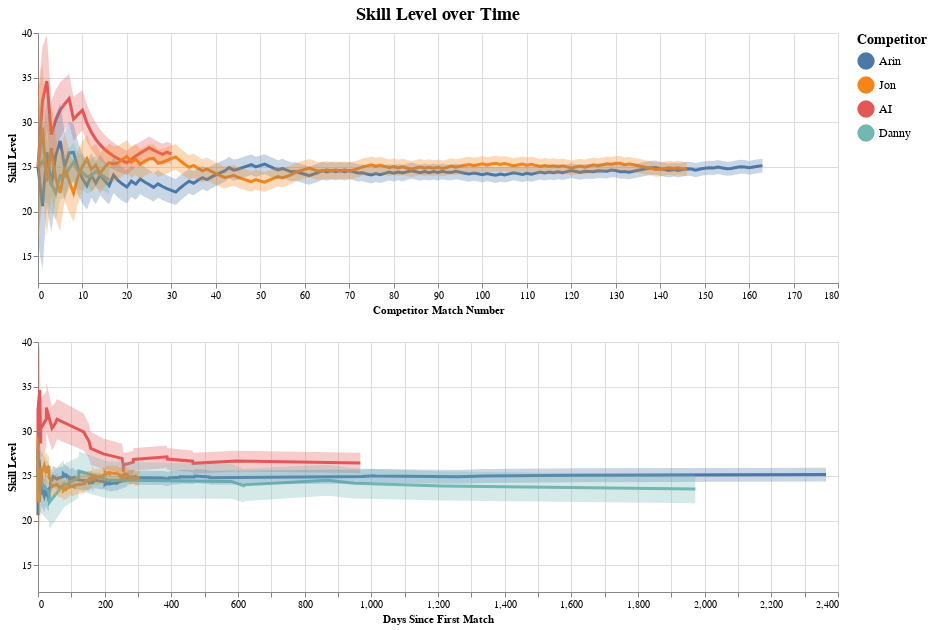

Notebook code for this chart:
### Code cell
make_trueskill_plot(
    x_axis_column='competitor_match_number',
    x_axis_label='Competitor Match Number',
    x_axis_column_2='days_since_first_match', 
    x_axis_label_2='Days Since First Match'
)

### Figure 1 — Vega-Lite specification as saved in the notebook (floating-point values rounded to 4 significant figures; data arrays with more than 128 entries replaced by an {"elided": "..."} marker saying what was removed)
{"config": {"view": {"continuousWidth": 400, "continuousHeight": 300}, "title": {"fontSize": 18}}, "vconcat": [{"layer": [{"mark": {"type": "line", "strokeWidth": 3}, "encoding": {"color": {"type": "nominal", "field": "competitor", "legend": {"labelFontSize": 12, "symbolSize": 250, "titleFontSize": 14}, "sort": ["Arin", "Jon", "AI", "Danny"], "title": "Competitor"}, "opacity": {"condition": {"value": 1, "selection": "selector002"}, "value": 0.1}, "y": {"type": "quantitative", "field": "mu", "scale": {"zero": false}, "title": "Skill Level"}}, "selection": {"selector002": {"type": "multi", "fields": ["competitor"], "bind": "legend"}, "final_match_number": {"type": "single", "fields": ["overall_match_number"], "bind": {"input": "range", "max": 163.0, "min": 1, "name": "Final Match Number: ", "step": 1}, "init": {"overall_match_number": 163.0}}}}, {"mark": "area", "encoding": {"color": {"type": "nominal", "field": "competitor", "legend": {"labelFontSize": 12, "symbolSize": 250, "titleFontSize": 14}, "sort": ["Arin", "Jon", "AI", "Danny"], "title": "Competitor"}, "fillOpacity": {"condition": {"value": 0.3, "selection": "selector002"}, "value": 0.05}, "y": {"type": "quantitative", "field": "y"}, "y2": {"field": "y2"}}, "height": 250, "transform": [{"calculate": "datum.mu+datum.sigma", "as": "y"}, {"calculate": "datum.mu-datum.sigma", "as": "y2"}], "width": 800}], "encoding": {"x": {"type": "quantitative", "field": "competitor_match_number", "title": "Competitor Match Number"}}, "title": "Skill Level over Time"}, {"layer": [{"mark": {"type": "line", "strokeWidth": 3}, "encoding": {"color": {"type": "nominal", "field": "competitor", "legend": {"labelFontSize": 12, "symbolSize": 250, "titleFontSize": 14}, "sort": ["Arin", "Jon", "AI", "Danny"], "title": "Competitor"}, "opacity": {"condition": {"value": 1, "selection": "selector002"}, "value": 0.1}, "y": {"type": "quantitative", "field": "mu", "scale": {"zero": false}, "title": "Skill Level"}}, "selection": {"selector002": {"type": "multi", "fields": ["competitor"], "bind": "legend"}, "final_match_number": {"type": "single", "fields": ["overall_match_number"], "bind": {"input": "range", "max": 163.0, "min": 1, "name": "Final Match Number: ", "step": 1}, "init": {"overall_match_number": 163.0}}}}, {"mark": "area", "encoding": {"color": {"type": "nominal", "field": "competitor", "legend": {"labelFontSize": 12, "symbolSize": 250, "titleFontSize": 14}, "sort": ["Arin", "Jon", "AI", "Danny"], "title": "Competitor"}, "fillOpacity": {"condition": {"value": 0.3, "selection": "selector002"}, "value": 0.05}, "y": {"type": "quantitative", "field": "y"}, "y2": {"field": "y2"}}, "height": 250, "transform": [{"calculate": "datum.mu+datum.sigma", "as": "y"}, {"calculate": "datum.mu-datum.sigma", "as": "y2"}], "width": 800}], "encoding": {"x": {"type": "quantitative", "field": "days_since_first_match", "title": "Days Since First Match"}}}], "data": {"name": "data-792fb82bd079fe50e6b265ed86394381"}, "transform": [{"filter": "(datum.overall_match_number <= final_match_number.overall_match_number)"}], "$schema": "https://vega.github.io/schema/vega-lite/v4.8.1.json", "datasets": {"data-792fb82bd079fe50e6b265ed86394381": {"elided": "359 records"}}}
